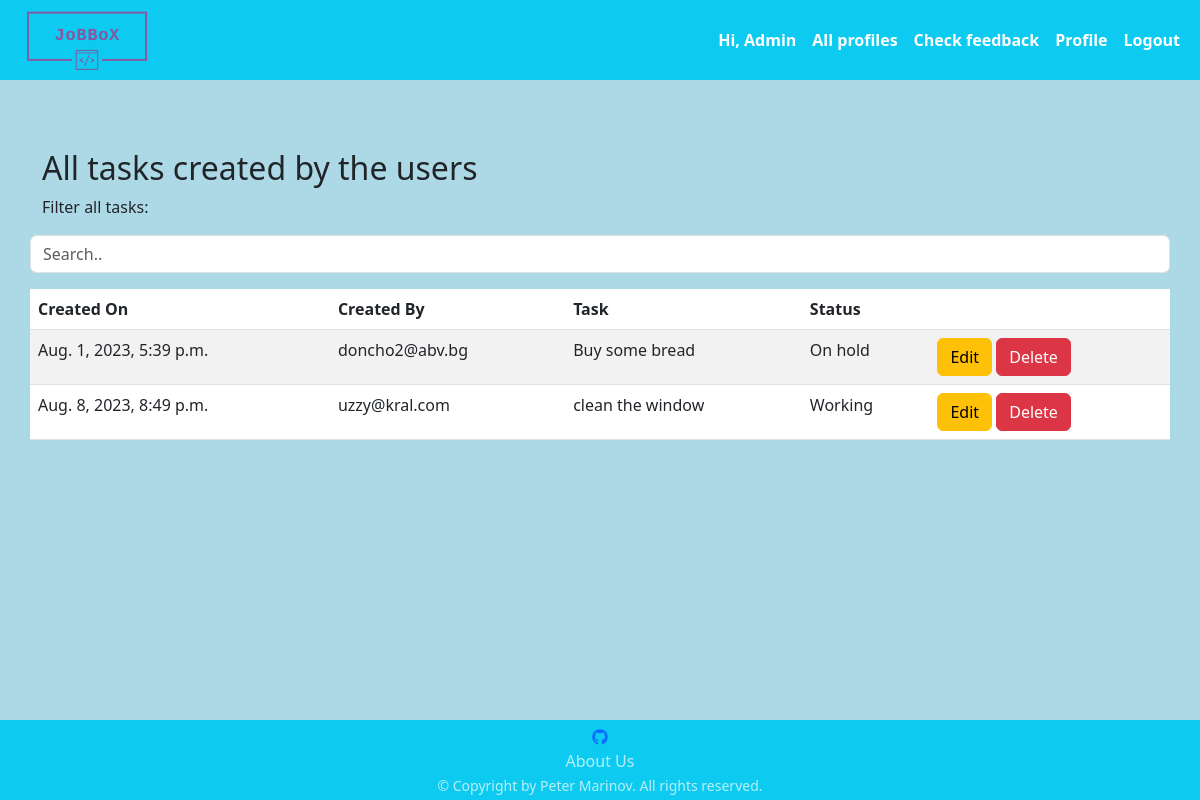
The app's page /task/all/ (signed in) with its own data.
### jobbox/task/models.py (models this page shows)
class HRTask(models.Model):
    TASK_MAX_LEN = 50
    STATUS_MAX_LEN = 20
    NOT_STARTED = 'Not started'
    WORKING = 'Working'
    ON_HOLD = 'On hold'
    DONE = 'Done'
    hr_task_choices = (
        (NOT_STARTED, NOT_STARTED),
        (WORKING, WORKING),
        (ON_HOLD, ON_HOLD),
        (DONE, DONE)
    )
    date = models.DateTimeField(
        auto_now_add=True,
    )
    task = models.CharField(
        max_length=TASK_MAX_LEN,
    )
    status = models.CharField(
        max_length=STATUS_MAX_LEN,
        choices=hr_task_choices,
        default=NOT_STARTED
    )
    user_id = models.ForeignKey(
        UserModel,
        on_delete=models.CASCADE
    )
    class Meta:
        ordering = ['pk']
        verbose_name = 'HR Task'
        verbose_name_plural = 'HR Tasks'

### jobbox/app_auth/models.py (models this page shows)
class AppUser(auth_models.AbstractBaseUser, auth_models.PermissionsMixin):
    USERNAME_FIELD = 'email'
    objects = AppUserManager()
    email = models.EmailField(
        null=False,
        blank=False,
        unique=True,
    )
    is_staff = models.BooleanField(
        default=False,
    )

### jobbox/task/views.py (the view)
# urls.py: path('all/', ListAllTasks.as_view(), name='list_all_tasks'),
class ListAllTasks(auth_mixins.LoginRequiredMixin, OnlyAdminAndStaffAccessMixin, views.ListView):
    template_name = 'task/all_tasks.html'
    model = HRTask

### jobbox/task/views.py (called while the page is built)
    def dispatch(self, request, *args, **kwargs):
        if not (request.current_user.is_staff or request.current_user.is_superuser):
            raise PermissionDenied()
        return super().dispatch(request, *args, **kwargs)

### middawares/middawares.py (called while the page is built)
def set_profile_middleware(get_response):
    def middleware(request, *args, **kwargs):
        if request.user.is_authenticated:
            request.current_user = request.user
        else:
            request.current_user = None
        return get_response(request, *args, **kwargs)
    return middleware

### templates/task/all_tasks.html (shortened to what this page needs)
{% extends 'base.html' %}
{% block content %}
    {% if object_list %}
        <h2>All tasks created by the users</h2>
        <p>Filter all tasks:</p>
        <input class="form-control container-fluid mb-3" id="allTasksTableInput" type="text" placeholder="Search..">
        <br>
        <table class="table table-hover table-striped">
            <thead>
            <tr>
                <th scope="col">Created On</th>
                <th scope="col">Created By</th>
                <th scope="col">Task</th>
                <th scope="col">Status</th>
                <th scope="col"></th>
            </tr>
            </thead>
            <tbody id="allTasksTable">
            {% for task in object_list %}
                <tr>
                    <td>{{ task.date }}</td>
                    <td>{{ task.user_id }}</td>
                    <td>{{ task.task }}</td>
                    <td>{{ task.status }}</td>
                    <td>
                        <a class="btn btn-warning" href="{% url 'edit_hr_task' pk=task.pk %}">Edit</a>
                        {% if request.current_user.is_superuser %}
                            <a class="btn btn-danger" href="{% url 'delete_hr_task' pk=task.pk %}">Delete</a>
                        {% endif %}
                    </td>
                </tr>
            {% endfor %}
            </tbody>
        </table>
    {% else %}
        <h3>You don't have any tasks created.</h3>
    {% endif %}
{% endblock %}

### static_files/style/styles.css (style rules this page uses)
html, body { height: 100%; }

### records on screen
HRTask: date "Aug. 1, 2023, 5:39 p.m.", user_id "doncho2@abv.bg", task "Buy some bread", status "On hold"
HRTask: date "Aug. 8, 2023, 8:49 p.m.", user_id "uzzy@kral.com", task "clean the window", status "Working"
